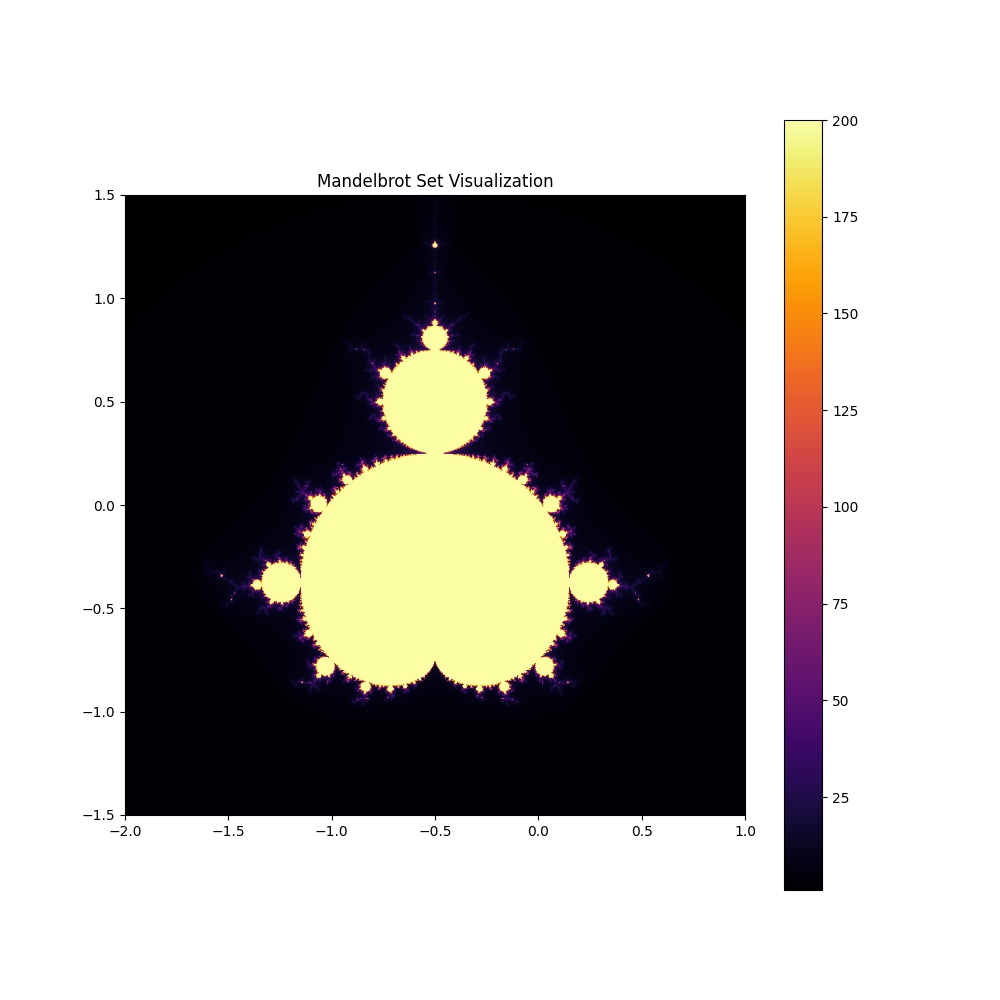

Write the Python code that produced this figure.
import numpy as np
import matplotlib.pyplot as plt

# Функция для расчета принадлежности к множеству Мандельброта
def mandelbrot(c, max_iter):
    z = 0
    for n in range(max_iter):
        if abs(z) > 2:
            return n
        z = z*z + c
    return max_iter

# Функция для построения изображения множества Мандельброта
def mandelbrot_image(re_min, re_max, im_min, im_max, width, height, max_iter):
    # Создание сетки для комплексных чисел
    real = np.linspace(re_min, re_max, width)
    imag = np.linspace(im_min, im_max, height)
    mandelbrot_set = np.zeros((height, width))

    # Вычисление множества Мандельброта для каждой точки сетки
    for i in range(height):
        for j in range(width):
            c = complex(real[j], imag[i])
            mandelbrot_set[i, j] = mandelbrot(c, max_iter)

    return mandelbrot_set

# Параметры изображения
width, height = 800, 800
max_iter = 200  

# Диапазоны по вещественной и мнимой осям
re_min, re_max = -2.0, 1.0
im_min, im_max = -1.5, 1.5

# Построение множества Мандельброта
mandelbrot_set = mandelbrot_image(re_min, re_max, im_min, im_max, width, height, max_iter)

# Визуализация множества Мандельброта
plt.figure(figsize=(10, 10))
plt.imshow(mandelbrot_set.T, cmap='inferno', extent=[re_min, re_max, im_min, im_max])
plt.colorbar()
plt.title("Mandelbrot Set Visualization")

# Сохранение изображения в файл
plt.savefig("mandelbrot_set.png")
